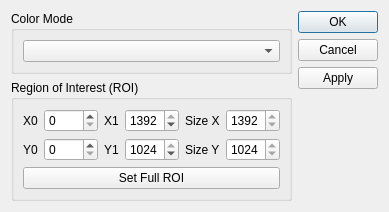
<?xml version="1.0" encoding="UTF-8"?>
<ui version="4.0">
 <class>DialogMSMediaFoundation</class>
 <widget class="QDialog" name="DialogMSMediaFoundation">
  <property name="geometry">
   <rect>
    <x>0</x>
    <y>0</y>
    <width>345</width>
    <height>199</height>
   </rect>
  </property>
  <property name="windowTitle">
   <string>Dialog</string>
  </property>
  <layout class="QHBoxLayout" name="horizontalLayout_2">
   <item>
    <layout class="QVBoxLayout" name="verticalLayout">
     <item>
      <widget class="QGroupBox" name="groupColorMode">
       <property name="title">
        <string>Color Mode</string>
       </property>
       <layout class="QHBoxLayout" name="horizontalLayout">
        <item>
         <widget class="QComboBox" name="comboColorMode">
          <property name="editable">
           <bool>false</bool>
          </property>
         </widget>
        </item>
       </layout>
      </widget>
     </item>
     <item>
      <widget class="QGroupBox" name="groupROI">
       <property name="title">
        <string>Region of Interest (ROI)</string>
       </property>
       <layout class="QGridLayout" name="gridLayout">
        <item row="0" column="0">
         <widget class="QLabel" name="lblX0">
          <property name="sizePolicy">
           <sizepolicy hsizetype="Maximum" vsizetype="Preferred">
            <horstretch>0</horstretch>
            <verstretch>0</verstretch>
           </sizepolicy>
          </property>
          <property name="text">
           <string>X0</string>
          </property>
         </widget>
        </item>
        <item row="0" column="1">
         <widget class="QSpinBox" name="spinX0">
          <property name="sizePolicy">
           <sizepolicy hsizetype="Expanding" vsizetype="Fixed">
            <horstretch>0</horstretch>
            <verstretch>0</verstretch>
           </sizepolicy>
          </property>
          <property name="maximum">
           <number>1391</number>
          </property>
         </widget>
        </item>
        <item row="0" column="2">
         <widget class="QLabel" name="lblX1">
          <property name="sizePolicy">
           <sizepolicy hsizetype="Maximum" vsizetype="Preferred">
            <horstretch>0</horstretch>
            <verstretch>0</verstretch>
           </sizepolicy>
          </property>
          <property name="text">
           <string>X1</string>
          </property>
         </widget>
        </item>
        <item row="0" column="3">
         <widget class="QSpinBox" name="spinX1">
          <property name="sizePolicy">
           <sizepolicy hsizetype="Expanding" vsizetype="Fixed">
            <horstretch>0</horstretch>
            <verstretch>0</verstretch>
           </sizepolicy>
          </property>
          <property name="maximum">
           <number>1392</number>
          </property>
          <property name="value">
           <number>1392</number>
          </property>
         </widget>
        </item>
        <item row="0" column="4">
         <widget class="QLabel" name="lblSizeX">
          <property name="sizePolicy">
           <sizepolicy hsizetype="Maximum" vsizetype="Preferred">
            <horstretch>0</horstretch>
            <verstretch>0</verstretch>
           </sizepolicy>
          </property>
          <property name="text">
           <string>Size X</string>
          </property>
         </widget>
        </item>
        <item row="0" column="5">
         <widget class="QSpinBox" name="spinSizeX">
          <property name="enabled">
           <bool>true</bool>
          </property>
          <property name="sizePolicy">
           <sizepolicy hsizetype="Expanding" vsizetype="Fixed">
            <horstretch>0</horstretch>
            <verstretch>0</verstretch>
           </sizepolicy>
          </property>
          <property name="readOnly">
           <bool>true</bool>
          </property>
          <property name="minimum">
           <number>1</number>
          </property>
          <property name="maximum">
           <number>1392</number>
          </property>
          <property name="value">
           <number>1392</number>
          </property>
         </widget>
        </item>
        <item row="1" column="0">
         <widget class="QLabel" name="lblY0">
          <property name="sizePolicy">
           <sizepolicy hsizetype="Maximum" vsizetype="Preferred">
            <horstretch>0</horstretch>
            <verstretch>0</verstretch>
           </sizepolicy>
          </property>
          <property name="text">
           <string>Y0</string>
          </property>
         </widget>
        </item>
        <item row="1" column="1">
         <widget class="QSpinBox" name="spinY0">
          <property name="sizePolicy">
           <sizepolicy hsizetype="Expanding" vsizetype="Fixed">
            <horstretch>0</horstretch>
            <verstretch>0</verstretch>
           </sizepolicy>
          </property>
          <property name="maximum">
           <number>1023</number>
          </property>
         </widget>
        </item>
        <item row="1" column="2">
         <widget class="QLabel" name="lblY1">
          <property name="sizePolicy">
           <sizepolicy hsizetype="Maximum" vsizetype="Preferred">
            <horstretch>0</horstretch>
            <verstretch>0</verstretch>
           </sizepolicy>
          </property>
          <property name="text">
           <string>Y1</string>
          </property>
         </widget>
        </item>
        <item row="1" column="3">
         <widget class="QSpinBox" name="spinY1">
          <property name="sizePolicy">
           <sizepolicy hsizetype="Expanding" vsizetype="Fixed">
            <horstretch>0</horstretch>
            <verstretch>0</verstretch>
           </sizepolicy>
          </property>
          <property name="maximum">
           <number>1024</number>
          </property>
          <property name="value">
           <number>1024</number>
          </property>
         </widget>
        </item>
        <item row="1" column="4">
         <widget class="QLabel" name="lblSizeY">
          <property name="sizePolicy">
           <sizepolicy hsizetype="Maximum" vsizetype="Preferred">
            <horstretch>0</horstretch>
            <verstretch>0</verstretch>
           </sizepolicy>
          </property>
          <property name="text">
           <string>Size Y</string>
          </property>
         </widget>
        </item>
        <item row="1" column="5">
         <widget class="QSpinBox" name="spinSizeY">
          <property name="enabled">
           <bool>true</bool>
          </property>
          <property name="sizePolicy">
           <sizepolicy hsizetype="Expanding" vsizetype="Fixed">
            <horstretch>0</horstretch>
            <verstretch>0</verstretch>
           </sizepolicy>
          </property>
          <property name="readOnly">
           <bool>true</bool>
          </property>
          <property name="minimum">
           <number>1</number>
          </property>
          <property name="maximum">
           <number>1024</number>
          </property>
          <property name="value">
           <number>1024</number>
          </property>
         </widget>
        </item>
        <item row="2" column="0" colspan="6">
         <widget class="QPushButton" name="btnSetFullROI">
          <property name="text">
           <string>Set Full ROI</string>
          </property>
         </widget>
        </item>
       </layout>
      </widget>
     </item>
     <item>
      <spacer name="verticalSpacer">
       <property name="orientation">
        <enum>Qt::Vertical</enum>
       </property>
       <property name="sizeHint" stdset="0">
        <size>
         <width>20</width>
         <height>40</height>
        </size>
       </property>
      </spacer>
     </item>
    </layout>
   </item>
   <item>
    <widget class="QDialogButtonBox" name="buttonBox">
     <property name="locale">
      <locale language="German" country="Germany"/>
     </property>
     <property name="orientation">
      <enum>Qt::Vertical</enum>
     </property>
     <property name="standardButtons">
      <set>QDialogButtonBox::Apply|QDialogButtonBox::Cancel|QDialogButtonBox::Ok</set>
     </property>
    </widget>
   </item>
  </layout>
 </widget>
 <resources/>
 <connections/>
</ui>
